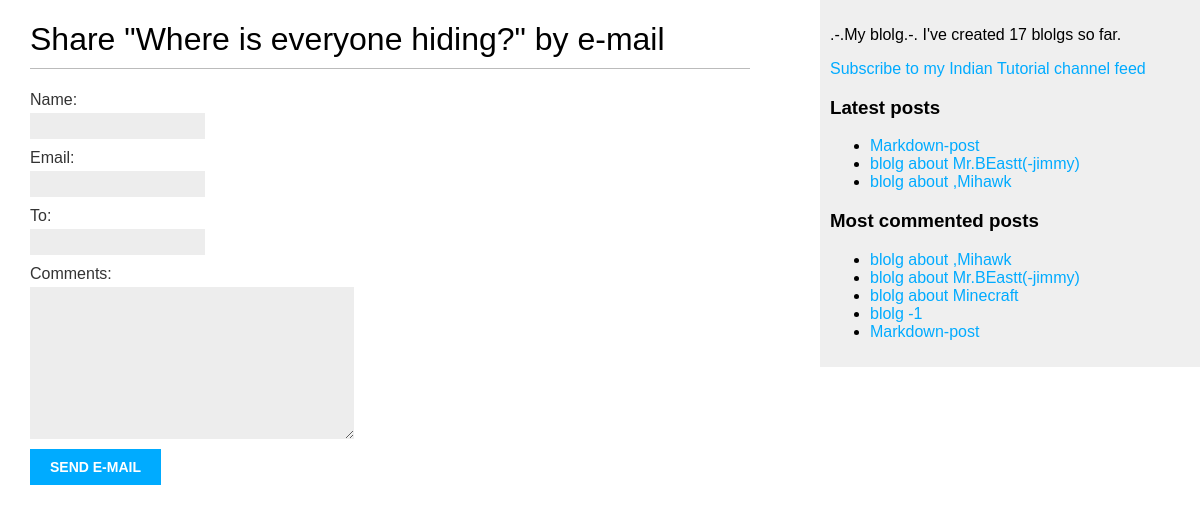
Page /blolg/1/share/ on the committed database.
### blolg/models.py (models this page shows, shortened)
class Post(models.Model):
    class Status(models.TextChoices):
        DRAFT = 'DF', 'Draft'
        PUBLISHED = 'PB', 'Published'
    title = models.CharField(max_length=250)
    slug = models.SlugField(max_length=250, unique_for_date='publish')
    author = models.ForeignKey(User, on_delete=models.CASCADE, related_name='blog_posts')
    body = models.TextField()
    publish = models.DateTimeField(default=timezone.now)
    created = models.DateTimeField(auto_now_add=True)
    updated = models.DateTimeField(auto_now=True)
    status = models.CharField(max_length=2, choices=Status.choices, default=Status.DRAFT)
    tags = TaggableManager()
    objects = models.Manager()
    published = PublishedManager()
    class Meta:
        ordering = ['-publish']
        indexes = [
            models.Index(fields=['-publish']),
            ]
    def get_absolute_url(self):
        return reverse('blolg:post_detail', args=[self.publish.year, self.publish.month, self.publish.day, self.slug])

### blolg/views.py (the view)
# urls.py: path('<int:post_id>/share/', post_share, name='post_share'),
def post_share(request, post_id):
    post = get_object_or_404(Post, id=post_id, status=Post.Status.PUBLISHED)
    sent = False
    if request.method == 'POST':
        form = EmailPostForm(request.POST)
        if form.is_valid():
            cd = form.cleaned_data
            post_url = request.build_absolute_uri(post.get_absolute_url())
            subject = f"{cd['name']} recommends you read " \
                      f"{post.title}"
            message = f"Read {post.title} at {post_url}\n\n {cd['name']}\'s comments: {cd['comments']}"
            html_message = render_to_string("blolg/email.html", {
                "post": post,
                "post_url": post_url,
                "name": cd['name'],
                "comments": cd['comments']
            })
            send_mail(subject, message, 'ivan123reactions@gmail.com', [cd['to']], html_message=html_message)
            sent = True
    else:
        form = EmailPostForm()
    return render(request, 'blolg/post/share.html', {'post': post, 'form': form})

### blolg/forms.py
class EmailPostForm(forms.Form):
    name = forms.CharField(max_length=25)
    email = forms.EmailField()
    to = forms.EmailField()
    comments = forms.CharField(required=False, widget=forms.Textarea)

### blolg/models.py (called while the page is built)
    def get_queryset(self):
        return super().get_queryset().filter(status=Post.Status.PUBLISHED)

### blolg/templatetags/blolg_tags.py (called while the page is built)
@register.simple_tag
def total_posts():
    return Post.published.count()

@register.inclusion_tag('blolg/post/latest_posts.html')
def show_latest_posts(count=5):
    latest_posts = Post.published.order_by('-publish')[:count]
    return {'latest_posts': latest_posts}

@register.simple_tag
def get_most_commented_posts(count=5):
    return Post.published.annotate(total_comments=Count('comments')).order_by('-total_comments')[:count]

### blolg/templates/blolg/post/share.html (shortened to what this page needs)
{% extends "blolg/base.html" %}
{% block content %}
{% if sent %}
<h1>E-mail successfully sent</h1>
<p>
    "{{ post.title }}" was successfully sent
    to {{ form.cleaned_data.to }}.
</p>
{% else %}
<h1>Share "{{ post.title }}" by e-mail</h1>
<form method="post">
    {{ form.as_p }}
    <input type="submit" value="Send e-mail">
</form>
{% endif %}
{% endblock %}

### blolg/templates/blolg/base.html (shortened to what this page needs)
{% load blolg_tags %}
{% load static %}
<!DOCTYPE html>
<html lang="en">
<head>
    <link rel="stylesheet" href="{% static 'css/style.css' %}">
</head>
<body>
    <div id="content">
        {% block content %}
        {% endblock %}
    </div>
    <div id="sidebar">
        <p>
            .-.My blolg.-.
            I've created {% total_posts %} blolgs so far.
        </p>
        <p>
            <a href="{% url "blolg:post_feed" %}">
                Subscribe to my Indian Tutorial channel feed
            </a>
        </p>
        <h3>Latest posts</h3>
        {% show_latest_posts 3 %}
        <h3>Most commented posts</h3>
        {% get_most_commented_posts as most_commented_posts %}
        <ul>
            {% for post in most_commented_posts %}
            <li>
                <a href="{{ post.get_absolute_url }}">{{ post.title }}</a>
            </li>
            {% endfor %}
        </ul>
    </div>
</body>
</html>

### blolg/templates/blolg/post/latest_posts.html
<ul>
    {% for post in latest_posts %}
    <li>
        <a href="{{ post.get_absolute_url }}">{{ post.title }}</a>
    </li>
    {% endfor %}
</ul>

### blolg/static/css/style.css (style rules this page uses)
body { margin:0; padding:0; font-family:helvetica, sans-serif; }
a { color:#00abff; text-decoration:none; }
h1 { font-weight:normal; border-bottom:1px solid #bbb; padding:0 0 10px 0; }
#content { float:left; width:60%; padding:0 0 0 30px; }
#sidebar { float:right; width:30%; padding:10px; background:#efefef; height:100%; }
label { float:left; clear:both; color:#333; margin-bottom:4px; }
input, textarea { clear:both; float:left; margin:0 0 10px; background:#ededed; border:0; padding:6px 10px; font-size:12px; }
input[type=submit] { font-weight:bold; background:#00abff; color:#fff; padding:10px 20px; font-size:14px; text-transform:uppercase; }

### rows in the picture
Post: title "Where is everyone hiding?"
Post: title "Markdown-post"
Post: title "blolg about Mr.BEastt(-jimmy)"
Post: title "blolg about ,Mihawk"
Post: title "blolg about Minecraft"
Post: title "blolg -1"
